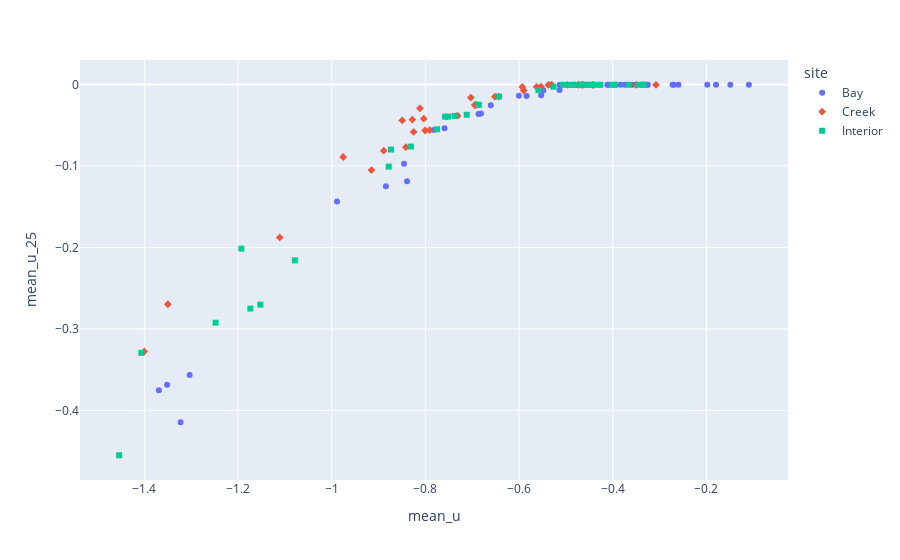

Source (notebook cell):
### Code cell
fig = px.scatter(df_res, x='mean_u', y='mean_u_25', symbol='site', color='site')
fig.show()
